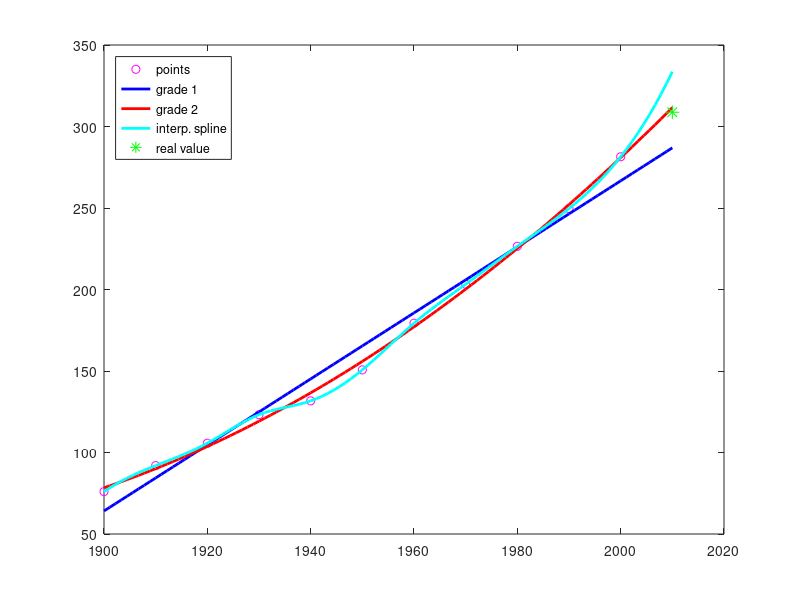

Recreate this plot in MATLAB.
%-------------------------------------------------------------------------
% SCRIPT to model the population growth in the United States. 
% From data taken from 1900 to 2000, the population predicted in 2010 
% is estimated, and then compared to the real value of 308.745.538 abitants
% registered in 2010.
%-------------------------------------------------------------------------
% years in which misuration are taken 
x= 1900:10:2000;

%%t= 1900:10:2000;
%%x=(t-1950)./50;

% data in milions abitants
y=[75.995 91.972  105.711  123.203 131.669 150.697 179.323 203.212 226.505 249.633 281.422];
yvero= 308.745; % milioni di abitanti
xestrap=2010;
%%xestrap=(2010-1950)/50;

%points of evaluation of least squares approximation 
xx = linspace(x(1),xestrap);  

% Least squares polynomial approximation grade 1(straight line)
a1 = polyfit(x,y,1);
yy1 = polyval(a1,xx);

% Error with above 1st grade polynomial
err1vec = (polyval(a1,x)-y).^2;
err1 = sum(err1vec)

prevrettaMQ=polyval(a1,xestrap)

% Least squares polynomial approximation grade 2
a2 = polyfit(x,y,2);
yy2 = polyval(a2,xx);

%error using grade 2 polynomial 
err2vec = (polyval(a2,x)-y).^2;
err2 = sum(err2vec)

prevparab=polyval(a2,xestrap)

%spline interpolation
sp=spline(x,y);
yinterpsp=ppval(sp,xx);
previnterpsp=ppval(sp,xestrap)

% PLOTS
plot(x,y,'mo','markersize',6); hold on;
plot(xx,yy1,'b-','Linewidth',2); % Least squares polynomial approximation grade 1
plot(xx,yy2,'r-','Linewidth',2); % Least squares polynomial approximation grade 2
plot(xx,yinterpsp,'c-','Linewidth',2); % spline interpolation
plot(xestrap,yvero,'g*','markersize',10); % real population in 2010
legend('points','grade 1','grade 2','interp. spline',...
'real value','Location','northwest'); hold off;











